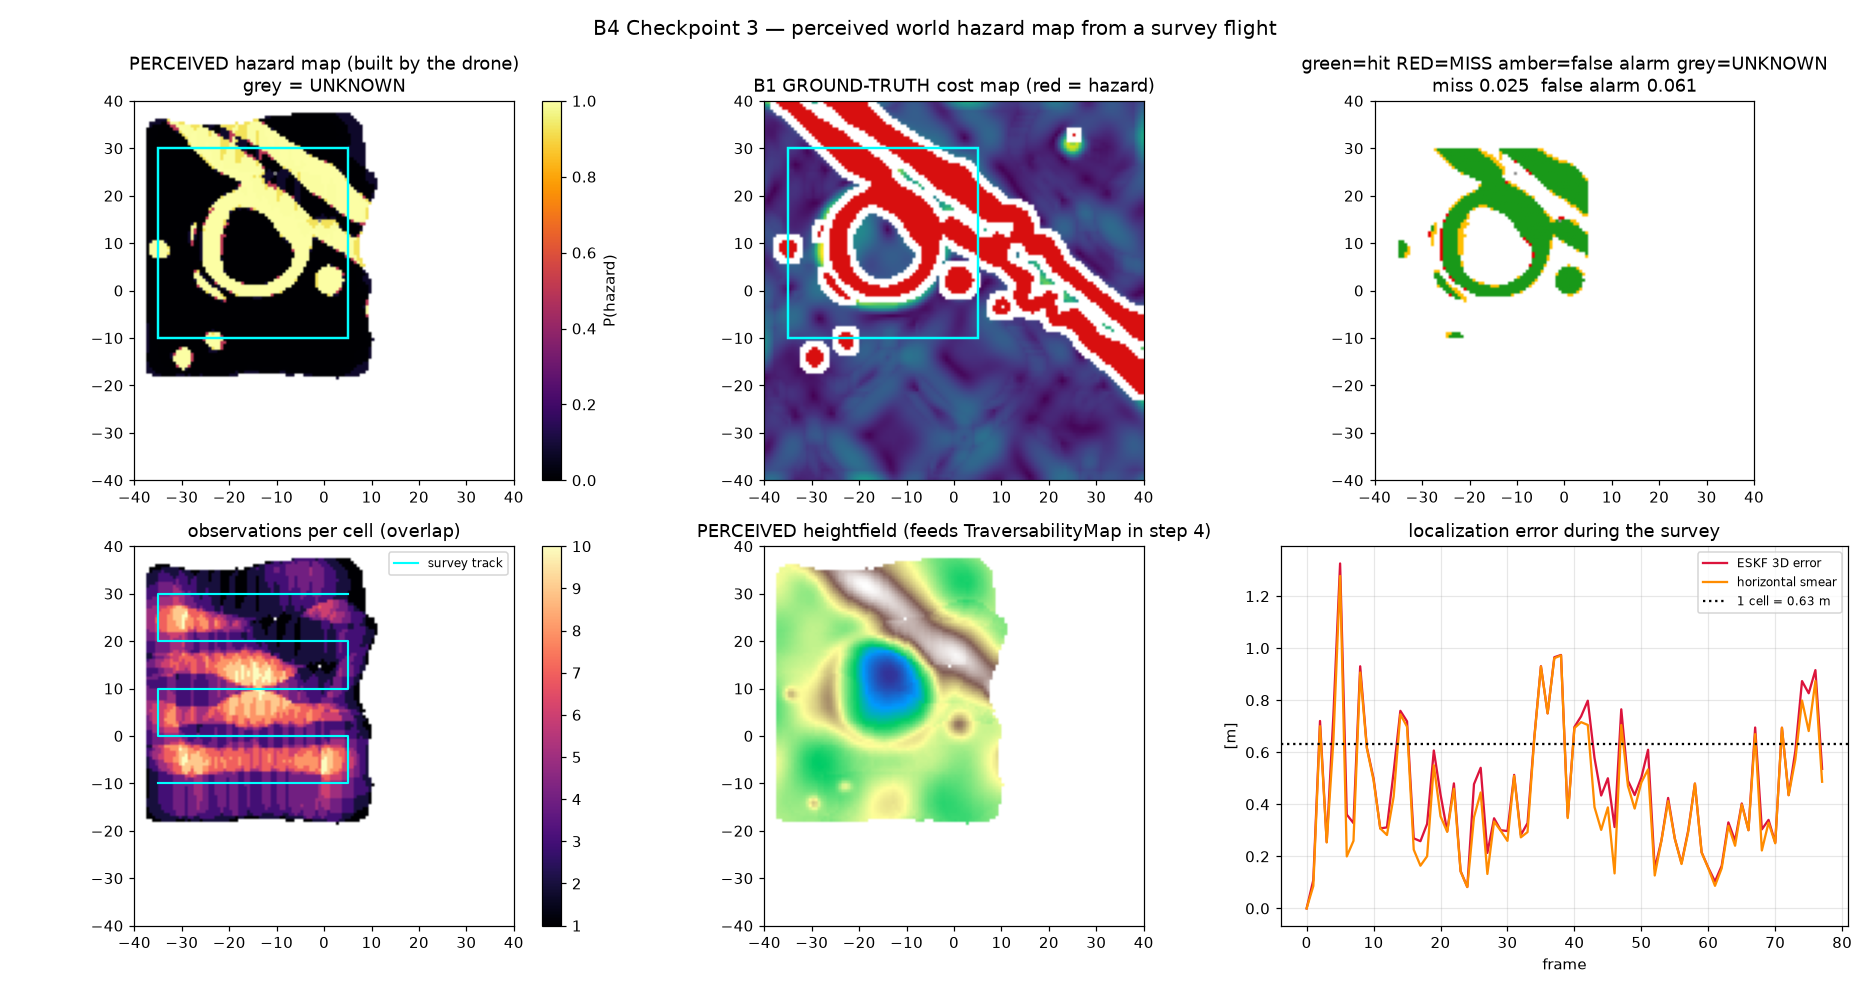

Reproduce this figure in Python.
"""B4 CHECKPOINT 3 -- fly a survey, accumulate one persistent world hazard map."""
import json

import numpy as np
import matplotlib
matplotlib.use("Agg")
import matplotlib.pyplot as plt

import camera_rig
from camera_rig import DownwardCamera
from skyscout_sim import SkyScoutSim, STEPS_PER_CONTROL
from nav_math import quat_to_R
from mars_world import build_heightmap, EXTENT, CELL, CRATER_CENTRE, CRATER_RADIUS
from cost_map import TraversabilityMap, CostParams
from hazard_classify import PerceptParams, score_frame, confusion
from world_map import PerceivedMap, boundary_displacement
from path_follow import PathFollower
from imu import SimulatedIMU
from eskf import ESKF
from nav_params import IMUParams, ESKFParams, FixParams

RES, FOV, ALT = (320, 240), 60.0, 12.0
ORIGIN = (-EXTENT / 2, -EXTENT / 2)

REGION_C = (-15.0, 10.0)
REGION = 40.0
N_LEGS = 5
CAPTURE_EVERY_M = 3.0
SPEED = 1.5


def survey_path(alt):
    """Lawnmower: legs along x, stepping in y."""
    x0, x1 = REGION_C[0] - REGION / 2, REGION_C[0] + REGION / 2
    ys = np.linspace(REGION_C[1] - REGION / 2, REGION_C[1] + REGION / 2, N_LEGS)
    pts = []
    for k, y in enumerate(ys):
        xs = (x0, x1) if k % 2 == 0 else (x1, x0)
        pts.append([xs[0], y, alt])
        pts.append([xs[1], y, alt])
    return np.array(pts, float)


def main():
    hmap, feats, rocks = build_heightmap()
    tm_true = TraversabilityMap(hmap, CELL, ORIGIN, CostParams())
    truth = tm_true.blocked_raw
    n = tm_true.n
    pp = PerceptParams()

    path = survey_path(ALT)
    leg_len = REGION
    total_len = float(np.sum(np.linalg.norm(np.diff(path, axis=0), axis=1)))

    print("=== B4 CHECKPOINT 3 -- survey mapping ===")
    print(f"  region {REGION:.0f}x{REGION:.0f} m centred {REGION_C}   "
          f"{N_LEGS} legs, {total_len:.0f} m of track")
    in_region = [r for r in rocks
                 if abs(r[0]-REGION_C[0]) < REGION/2 and abs(r[1]-REGION_C[1]) < REGION/2]
    print(f"  contains the crater (r {CRATER_RADIUS} m) and {len(in_region)} boulders")

    sim = SkyScoutSim(start_pos=tuple(path[0]), logging_level="error",
                      camera_res=RES, camera_fov=FOV)
    rig = DownwardCamera(sim, RES, FOV)
    rig.warm_up()

    pmap = PerceivedMap(n, CELL, ORIGIN)

    ip, ep, fp = IMUParams(), ESKFParams(), FixParams()
    imu = SimulatedIMU(ip)
    s0 = sim.get_true_state()
    kf = ESKF(s0["pos"], s0["lin_vel"], s0["quat"], imu=ip, params=ep)
    rng_fix = np.random.default_rng(fp.seed)
    fix_every = int(round(ip.rate_hz / fp.rate_hz))
    follower = PathFollower(path, speed=SPEED, lookahead=2.5)

    k, done = 0, False
    skipped = []
    last_cap = None
    eskf_err, smear, tilts = [], [], []
    n_frames = 0
    max_t = total_len / SPEED * 1.8 + 30

    while sim.sim_time < max_t and not done:
        st = sim.get_true_state()
        tgt, tvel, frac, done = follower.target(kf.p)

        if last_cap is None or np.linalg.norm(st["pos"][:2] - last_cap) >= CAPTURE_EVERY_M:
            depth, _, cam_pos, lookat = rig.capture(st["pos"])
            R = quat_to_R(st["quat"])
            tilt = float(np.degrees(np.arccos(np.clip(R[2, 2], -1, 1))))
            yaw = float(np.degrees(np.arctan2(R[1, 0], R[0, 0])))
            nself = rig.self_view_pixels(depth)
            if nself:
                skipped.append({"t": float(sim.sim_time), "tilt_deg": tilt,
                                "yaw_deg": yaw, "n_self_px": nself,
                                "min_depth": float(np.asarray(depth).min())})
                if len(skipped) == 1:
                    np.save("b4_rejected_depth.npy", np.asarray(depth))
                    np.save("b4_rejected_state.npy",
                            np.array([tilt, yaw, st["pos"][0], st["pos"][1],
                                      st["pos"][2], sim.terrain_height(*st["pos"][:2])]))
            else:
                pts = rig.project(depth, kf.p)
                r = score_frame(pts, CELL, ORIGIN, n, pp)
                pmap.fuse(r["score"], r["observed"], height=r["height"])
                n_frames += 1
                eskf_err.append(float(np.linalg.norm(st["pos"] - kf.p)))
                smear.append(float(np.linalg.norm((st["pos"] - kf.p)[:2])))
                tilts.append(tilt)
            last_cap = st["pos"][:2].copy()

        for _ in range(STEPS_PER_CONTROL):
            sim.apply_hover()
            sim.apply_attitude_hold()
            sim.apply_track(tgt, tvel, meas_pos=kf.p, meas_vel=kf.v)
            sim.step_sim()
            s = sim.get_true_state()
            a_world = np.asarray(sim.drone.get_links_acc())[0]
            am, gm, _, _ = imu.measure(s["quat"], s["ang_vel"], a_world)
            kf.predict(am, gm, imu.dt)
            if k % fix_every == 0 and k > 0:
                kf.update_position(s["pos"] + rng_fix.normal(0, fp.sigma_m, 3),
                                   fp.sigma_m)
            k += 1

    print(f"\n  flew {sim.sim_time:.1f} s, {n_frames} frames fused, "
          f"survey completed: {done}")

    print(f"\n=== FRAMES REJECTED (airframe in frame) ===")
    print(f"  {len(skipped)} of {n_frames + len(skipped)} captures rejected "
          f"({100*len(skipped)/max(n_frames+len(skipped),1):.1f}%)")
    if skipped:
        tl = np.array([s["tilt_deg"] for s in skipped])
        kept_tilt = np.asarray(tilts) if len(tilts) else np.array([0.0])
        yw = np.array([s["yaw_deg"] for s in skipped])
        md = np.array([s["min_depth"] for s in skipped])
        print(f"  rejected TILT from vertical  mean {tl.mean():.2f}  max {tl.max():.2f} deg")
        print(f"  rejected YAW                 range [{yw.min():.1f}, {yw.max():.1f}] deg")
        print(f"  rejected min depth in frame  mean {md.mean():.3f}  min {md.min():.3f} m")
        print(f"  accepted TILT from vertical  mean {kept_tilt.mean():.2f}  max {kept_tilt.max():.2f} deg")
        print(f"  -> the camera hangs {abs(camera_rig.MOUNT_OFFSET_BODY[2]):.2f} m below "
              f"the body origin; a rotor arm at ~0.6 m radius drops below that")
        print(f"     once the body tilts past ~{np.degrees(np.arcsin(min(1.0, abs(camera_rig.MOUNT_OFFSET_BODY[2])/0.6))):.1f} deg, "
              f"which is what happens on the lawnmower turns.")
        ts = np.array([s["t"] for s in skipped])
        print(f"  rejection times: {np.round(ts,1).tolist()[:12]}"
              f"{' ...' if len(ts) > 12 else ''}")

    eskf_err = np.asarray(eskf_err); smear = np.asarray(smear); tilts = np.asarray(tilts)

    ii, jj = np.meshgrid(np.arange(n), np.arange(n), indexing="ij")
    wx = ORIGIN[0] + ii * CELL
    wy = ORIGIN[1] + jj * CELL
    region = ((np.abs(wx - REGION_C[0]) <= REGION/2)
              & (np.abs(wy - REGION_C[1]) <= REGION/2))

    known = pmap.known & region
    unknown = region & ~pmap.known
    perceived = pmap.hazard(0.5) & region

    print(f"\n=== COVERAGE ===")
    print(f"  region cells            {int(region.sum())}")
    print(f"  observed (known)        {int(known.sum())}  "
          f"({100*known.sum()/region.sum():.1f}%)")
    print(f"  UNKNOWN                 {int(unknown.sum())}  "
          f"({100*unknown.sum()/region.sum():.1f}%)  <- not safe, blocked for planning")
    print(f"  mean observations/cell  {pmap.count[known].mean():.1f}   "
          f"max {int(pmap.count.max())}")

    fp_x = 2 * (ALT - float(np.nanmedian(hmap))) * np.tan(np.radians(FOV)/2)
    leg_spacing = REGION / (N_LEGS - 1)
    print(f"\n  HAND CHECK -- coverage arithmetic")
    print(f"    cross-leg footprint  ~{fp_x:.1f} m   leg spacing {leg_spacing:.1f} m")
    print(f"    -> {N_LEGS} legs sweep {(N_LEGS-1)*leg_spacing + fp_x:.1f} m of a "
          f"{REGION:.0f} m region")
    print(f"    predicted coverage   {min(100.0, 100*((N_LEGS-1)*leg_spacing + fp_x)/REGION):.0f}%"
          f"   measured {100*known.sum()/region.sum():.0f}%")
    print(f"    (measured is lower: each frame loses a {pp.neighbourhood_m/2:.1f} m "
          f"border to the top-hat erosion from checkpoint 2)")

    C = confusion(pmap.prob, truth, known, 0.5)
    print(f"\n=== AGREEMENT over {C['n_observed']} OBSERVED cells (truth space) ===")
    print(f"  {'':14}{'pred SAFE':>12}{'pred HAZARD':>13}")
    print(f"  {'true SAFE':14}{C['tn']:12d}{C['fp']:13d}")
    print(f"  {'true HAZARD':14}{C['fn']:12d}{C['tp']:13d}")
    print(f"\n  precision {C['precision']:.3f}  recall {C['recall']:.3f}  "
          f"IoU {C['iou']:.3f}")
    print(f"  MISS rate        {C['miss_rate']:.3f}  ({C['fn']} real hazard cells "
          f"mapped safe)   <-- dangerous")
    print(f"  FALSE-ALARM rate {C['false_alarm_rate']:.3f}  ({C['fp']} safe cells "
          f"mapped hazard)   <-- costs range")

    disp = boundary_displacement(perceived, truth & region, known, CELL)
    print(f"\n=== SMEAR FROM ESTIMATED-POSE PROJECTION ===")
    print(f"  ESKF 3D error over the survey  mean {eskf_err.mean():.3f}  "
          f"max {eskf_err.max():.3f} m")
    print(f"  horizontal (= footprint shift) mean {smear.mean():.3f}  "
          f"max {smear.max():.3f} m  ({smear.mean()/CELL:.2f} cells)")
    print(f"  body tilt during captures      mean {tilts.mean():.2f}  "
          f"max {tilts.max():.2f} deg")
    print(f"    -> unmodelled attitude term  {ALT*np.tan(np.radians(tilts.mean())):.3f} m "
          f"mean ({ALT*np.tan(np.radians(tilts.max())):.3f} m worst)")
    print(f"  hazard EDGE displacement:")
    for kk, vv in disp.items():
        print(f"    {kk:32s} {vv:.3f} m")
    print(f"  hand-check: edge displacement should sit near the horizontal smear")
    ratio = disp.get("true_to_perceived_mean_m", 0) / max(smear.mean(), 1e-9)
    print(f"    true->perceived {disp.get('true_to_perceived_mean_m',0):.3f} m vs "
          f"smear {smear.mean():.3f} m  -> ratio {ratio:.2f}")

    np.savez("b4_perceived_map.npz", logodds=pmap.logodds, count=pmap.count,
             prob=np.where(pmap.known, pmap.prob, np.nan),
             height=pmap.height, known=pmap.known, region=region,
             cell=CELL, origin=ORIGIN)
    print(f"\n  saved b4_perceived_map.npz  (prob + height + known mask)")

    ext = [-EXTENT/2, EXTENT/2, -EXTENT/2, EXTENT/2]
    fig = plt.figure(figsize=(17, 9))
    gs = fig.add_gridspec(2, 3)

    a = fig.add_subplot(gs[0, 0])
    show = np.where(pmap.known, pmap.prob, np.nan)
    im = a.imshow(show.T, origin="lower", extent=ext, cmap="inferno", vmin=0, vmax=1)
    a.imshow(np.transpose(np.stack([np.zeros((n,n))]*3 + [(unknown*0.55)], -1),
                          (1,0,2)), origin="lower", extent=ext)
    a.add_patch(plt.Rectangle((REGION_C[0]-REGION/2, REGION_C[1]-REGION/2),
                              REGION, REGION, fill=False, color="cyan", lw=1.6))
    a.set_title("PERCEIVED hazard map (built by the drone)\ngrey = UNKNOWN")
    plt.colorbar(im, ax=a, label="P(hazard)")

    a = fig.add_subplot(gs[0, 1])
    a.imshow(np.where(np.isfinite(tm_true.cost), tm_true.cost, np.nan).T,
             origin="lower", extent=ext, cmap="viridis")
    blk = np.zeros((n, n, 4)); blk[truth] = [0.85, .06, .06, 1]
    a.imshow(np.transpose(blk, (1,0,2)), origin="lower", extent=ext)
    a.add_patch(plt.Rectangle((REGION_C[0]-REGION/2, REGION_C[1]-REGION/2),
                              REGION, REGION, fill=False, color="cyan", lw=1.6))
    a.set_title("B1 GROUND-TRUTH cost map (red = hazard)")

    a = fig.add_subplot(gs[0, 2])
    err = np.ones((n, n, 3))
    err[known & truth & perceived] = [0.1, 0.6, 0.1]
    err[known & truth & ~perceived] = [0.9, 0.0, 0.0]
    err[known & ~truth & perceived] = [1.0, 0.75, 0.0]
    err[unknown] = [0.55, 0.55, 0.55]
    err[~region] = [1, 1, 1]
    a.imshow(np.transpose(err, (1,0,2)), origin="lower", extent=ext)
    a.set_title(f"green=hit RED=MISS amber=false alarm grey=UNKNOWN\n"
                f"miss {C['miss_rate']:.3f}  false alarm {C['false_alarm_rate']:.3f}")

    a = fig.add_subplot(gs[1, 0])
    im = a.imshow(np.where(pmap.known, pmap.count, np.nan).T, origin="lower",
                  extent=ext, cmap="magma")
    a.plot(path[:, 0], path[:, 1], "-", color="cyan", lw=1.4, label="survey track")
    a.legend(fontsize=8)
    a.set_title("observations per cell (overlap)")
    plt.colorbar(im, ax=a)

    a = fig.add_subplot(gs[1, 1])
    a.imshow(np.where(pmap.known, pmap.height, np.nan).T, origin="lower",
             extent=ext, cmap="terrain")
    a.set_title("PERCEIVED heightfield (feeds TraversabilityMap in step 4)")

    a = fig.add_subplot(gs[1, 2])
    a.plot(eskf_err, color="crimson", label="ESKF 3D error")
    a.plot(smear, color="darkorange", label="horizontal smear")
    a.axhline(CELL, color="k", ls=":", label=f"1 cell = {CELL:.2f} m")
    a.set_xlabel("frame"); a.set_ylabel("[m]"); a.legend(fontsize=8); a.grid(alpha=.3)
    a.set_title("localization error during the survey")

    fig.suptitle("B4 Checkpoint 3 — perceived world hazard map from a survey flight",
                 fontsize=13)
    fig.tight_layout()
    fig.savefig("b4_step3_mapping.png", dpi=110)
    print("  plot  b4_step3_mapping.png")

    with open("b4_step3_mapping.json", "w") as fh:
        json.dump({"frames": n_frames, "survey_s": float(sim.sim_time),
                   "coverage": {"region_cells": int(region.sum()),
                                "known": int(known.sum()),
                                "unknown": int(unknown.sum()),
                                "pct": float(100*known.sum()/region.sum())},
                   "agreement": C, "smear": {
                       "eskf_mean_m": float(eskf_err.mean()),
                       "eskf_max_m": float(eskf_err.max()),
                       "horiz_mean_m": float(smear.mean()),
                       "horiz_max_m": float(smear.max()),
                       "tilt_mean_deg": float(tilts.mean()),
                       **disp},
                   "map": pmap.summary(), "rejected_frames": skipped}, fh, indent=1, default=float)
    print("  log   b4_step3_mapping.json")


if __name__ == "__main__":
    main()
